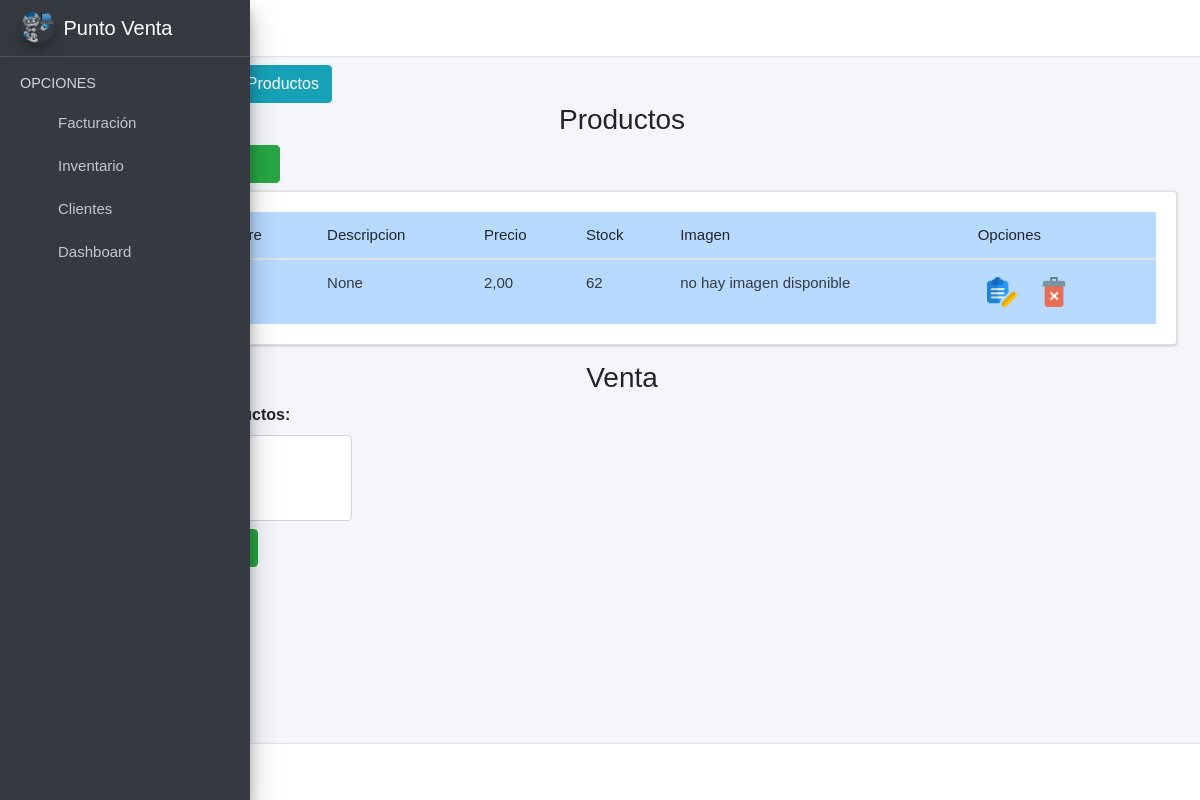
/productos/, run on the app's committed database.
### ventas/models.py (models this page shows, shortened)
class Producto(models.Model):
    nombre = models.CharField(max_length=255, unique=True, null=True, blank= False)
    descripcion = models.CharField(max_length=255, null=True, blank=True)
    imagen = models.ImageField(upload_to='productos', null=True, blank=True)
    precio = models.DecimalField(max_digits=15, decimal_places=2, null=True)
    stock = models.IntegerField(blank=False, null=False)
    created = models.DateTimeField(auto_now_add=True)
    updated = models.DateTimeField(auto_now=True)
    class Meta:
        verbose_name='producto'
        verbose_name_plural = 'productos'
        order_with_respect_to = 'descripcion'

### ventas/views.py (the view)
# urls.py: path('productos/', views.productos_view, name='Productos'),
def productos_view(request):
    productos = Producto.objects.all()
    form_add = AddProductoForm()
    form_editar_producto = EditProductoForm()
    context = {
        'productos': productos,
        'form_add': form_add,
        'form_editar_producto': form_editar_producto
    }
    return render(request, 'productos.html', context)

### ventas/templates/productos.html (shortened to what this page needs)
{% extends "base.html" %}
{% load static %}
{% load widget_tweaks %}
{% block content %}
<link rel="stylesheet" href="{% static 'index/css/b4.css' %}">
<a href="{% url 'descargar_xml_productos' %}" class="btn btn-info mt-2">Descargar XML de Productos</a>
<div class="row">
    <div class="col-md-12">
        <h3 class="text-center">Productos <i class="fas fa-boxes"></i></h3>
        <div class="col-md-3 pb-2">
            <a href="#AgregarPersonalModal"
                data-toggle="modal" data-dismiss="modal">
                <button type="button" class="btn btn-success">
                    <i class="fas fa-plus-circle"></i>
                </button>
            </a>
        </div>
        <div class="card card-body" style="overflow:scroll">
            <table class="table table-hover table-primary" id="myTable">
                <thead>
                    <tr>
                        <th># ID</th>
                        <th>Nombre</th>
                        <th>Descripcion</th>
                        <th>Precio</th>
                        <th>Stock</th>
                        <th>Imagen</th>
                        <th>Opciones</th>
                    </tr>
                </thead>
                <tbody class="text-dark">
                    {% for i in productos %}
                    <tr>
                        <td>{{i.id}}</td>
                        <td>{{i.nombre}}</td>
                        <td>{{i.descripcion}}</td>
                        <td>{{i.precio}}</td>
                        <td>{{i.stock}}</td>
                        {% if i.imagen %}
                        <td><img src="{{ i.imagen.url }}" alt="Error" width="100" height="100"></td>
                        {% else %}
                        <td>no hay imagen disponible</td>
                        {% endif %}
                        <td>
                            <button onclick="editarProduct('{{i.id}}', '{{i.nombre}}', '{{i.descripcion}}', '{{i.precio}}', '{{i.stock}}','{{i.imagen}}')" class="btn btn-dark-outline btn-sm" data-toggle="modal"
                                href="#EditarPersonalModal"><img src="{% static 'index/img/editar.png' %}" alt="Error"
                                    width="30"></button>
                            <button onclick="eliminarProducto('{{i.id}}')" class="btn btn-dark-outline btn-sm"
                                data-toggle="modal" href="#EliminarPersonalModal"><img
                                    src="{% static 'index/img/delete.png' %}" alt="Error" width="30"></button>
                        </td>
                    </tr>
                    {% endfor %}
                </tbody>
            </table>
        </div>
    </div>
</div>
<div class="row">
    <div class="col-md-12">
        <h3 class="text-center">Venta <i class="fas fa-boxes"></i></h3>
        <div class="col-md-3 pb-2">
            <form method="POST" action="{% url 'realizar_compra' %}" id="realizarCompraForm">
                <label for="id_productos">Seleccionar Productos:</label>
                <select name="productos[]" id="id_productos" class="form-control" multiple>
                    {% for producto in productos %}
                        <option value="{{ producto.id }}">{{ producto.nombre }} (Stock: {{ producto.stock }})</option>
                    {% endfor %}
                </select>
                <button type="submit" class="btn btn-success mt-2">Realizar Compra</button>
            </form>
        </div>
    </div>
</div>
{% endblock %}

### ventas/static/index/css/main.css (style rules this page uses)
table, th, td { font-weight: 100; font-size:15px; }
select { font-weight: 100 !important; font-size:15px !important; }
body { font-family: Arial, Helvetica, sans-serif !important; }

### data on the page
Producto: descripcion "None", precio "2,00", stock "62", imagen "no hay imagen disponible", {{ producto.id }} 1 (drawn)
